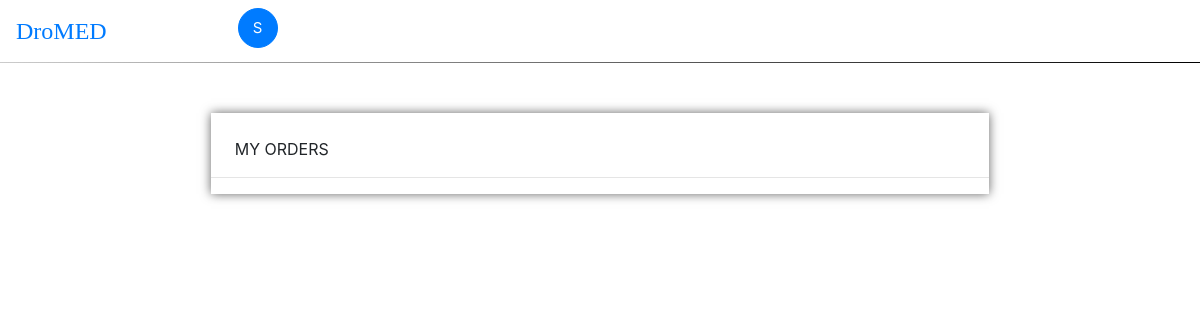
The app's page /cmorders/, older data.
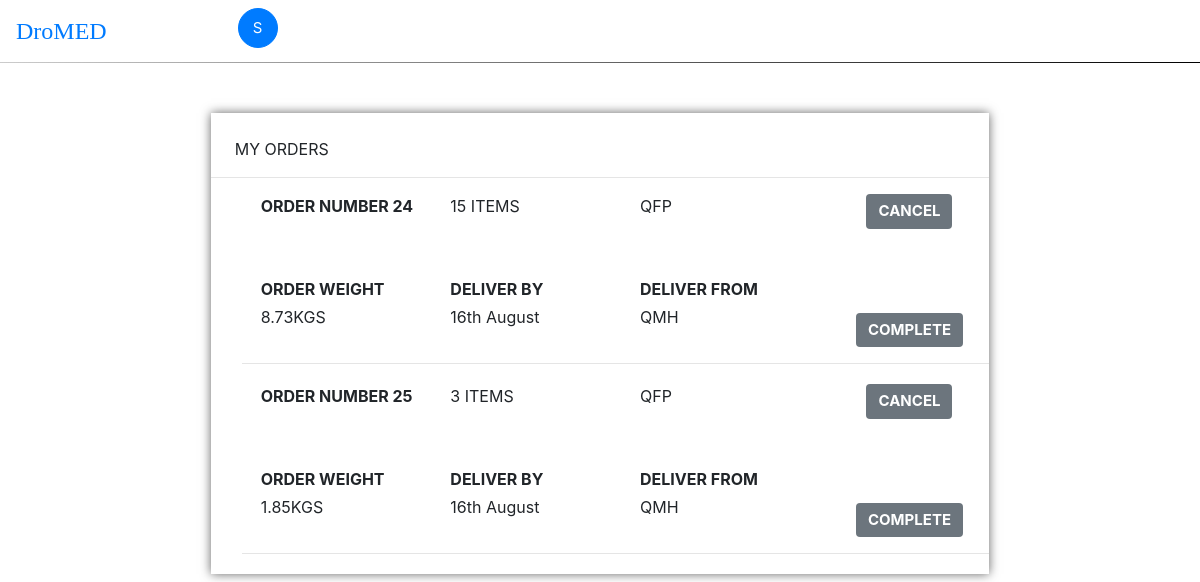
The same page, newer data.
### db/models.py (models this page shows)
class Order(models.Model):
    U = "High"
    I = "Medium"
    L = "Low"
    PRIORITY_SET = (
    (U, 'High'),
    (I, 'Medium'),
    (L, 'Low')
    )
    ORDER_STATUS = (
    ('QFP', 'Queued for Processing'),
    ('PBW', 'Processing by Warehouse'),
    ('QFD', 'Queued for Dispatch'),
    ('QFD2', 'Queued for Dispatch2'),
    ('DIS', 'Dispatched'),
    ('DEL', 'Delivered'))
    TYPE_SET = (
    ('N', 'New'),
    ('D', 'Dequeued'))
    lastorder = 0
    orderNo = models.IntegerField()
    assigned = models.BooleanField(default = False)
    priority = models.CharField(max_length=200, choices = PRIORITY_SET, default = U)
    orderStatus = models.CharField(max_length=200, choices = ORDER_STATUS, default = 'QFP')
    weight = models.FloatField(blank = True, null = True)
    datetime= models.DateField(blank = True, null = True)
    noOfItems = models.IntegerField(blank = True, null = True)
    orderType = models.CharField(max_length=200, choices = TYPE_SET, default = 'N')
    clinicManager_location = models.ForeignKey(ClinicLocation, null = True, blank = True, on_delete=models.SET_NULL)
    username = models.CharField(max_length=200, blank = True, null = True, default = 'Shiven')
    deliveryNo = models.ForeignKey(Delivery, on_delete=models.SET_NULL, blank = True, null = True)
    @classmethod
    def create(cls, orderNo, datetime,clinicManager_location, noOfItems = 0, priority = L, orderStatus = 'QFP', weight = 0, username = 'Shiven'):
        order = cls(orderNo = orderNo, noOfItems = noOfItems, clinicManager_location = clinicManager_location,priority = priority, orderStatus = orderStatus, weight = weight, datetime = datetime, username = username);
        return order
    def __str__(self):
        return str(self.orderNo)

### db/views.py (the view)
# urls.py: path('cmorders/', views.cmorders, name = 'cmorders'),
def cmorders(request):
    context_object_name = 'Orders'
    objects = StoredValues.objects.all()
    clinic = ""
    orders = Order.create(0, None, None)
    for obj in objects:
        user = Users.objects.filter(username = obj.username)
        orders = Order.objects.filter(username = obj.username).exclude(orderStatus = 'DEL')
    context = {
        'Orders': orders,
    }
    print(orders)
    return render(request, 'db/cmorders.html', context)

### db/templates/db/cmorders.html (shortened to what this page needs)
{% extends "db/base.html" %}
{% block content %}
{% load static %}
    <div class="row justify-content-md-center ml-3 mr-3">
        <div class="col-md-8 col-sm-8 col-xs-8 pt-4 pl-0 pr-0 orders">
          <text class = "ml-4 mb-2">MY ORDERS</text>
          <hr>
          {% for order in Orders%}
          <div class = "row justify-content-md-center mb-1 ml-3" id = 'Order{{order.orderNo}}'>
            <div class="col-md-12 col-sm-12 col-xs-12">
              <div class="row justify-content-md-center mb-1 ml-1">
                <div class="col-md-3 col-sm-3 col-xs-3">
                  <strong>ORDER NUMBER {{order.orderNo}}</strong>
                </div>
                <div class = "col-md-3 col-sm-3 col-xs-3">
                  {{order.noOfItems}} ITEMS
                </div>
                <div class = "col-md-3 col-sm-3 col-xs-3">
                  {{order.orderStatus}}
                </div>
                <div class="col-md-3 col-sm-3 col-xs-3 text-center">
                  <button type = "button" class = "btn btn-secondary" style = "border:0;font-size: 15px;" id = '{{order.orderNo}}' onclick="cancel(this.id)"><strong>CANCEL</strong></button>
                </div>
              </div>
            <div class="row justify-content-md-center pt-4 ml-1 mt-4">
                <div class="col-md-3 col-sm-3 col-xs-3">
                  <strong>ORDER WEIGHT</strong>
                </div>
                <div class = "col-md-3 col-sm-3 col-xs-3">
                  <strong>DELIVER BY</strong>
                </div>
                <div class="col-md-3 col-sm-2 col-xs-2">
                  <strong>DELIVER FROM</strong>
                </div>
                <div class = "col-md-3 col-sm-3 col-xs-3">
                </div>
            </div>
            <div class="row justify-content-md-center mb-2 pt-1 ml-1">
                <div class="col-md-3 col-sm-3 col-xs-3">
                  {{order.weight}}KGS
                </div>
                <div class = "col-md-3 col-sm-3 col-xs-3">
                  16th August
                </div>
                <div class="col-md-3 col-sm-3 col-xs-3">
                  QMH
                </div>
                <div class = "col-md-3 col-sm-3 col-xs-2 pt-2 text-center" >
                  <button type = "button" class = "btn btn-secondary" style = "border:0;font-size: 15px;" id = '{{order.orderNo}}' onclick="complete(this.id)"><strong>COMPLETE</strong></button>
                </div>
            </div>
            <hr>
          </div>
        </div>
    {% endfor %}
    </div>
  </div>
{% endblock content %}

Row changes from the older to the newer data that the page shows:
added Order: orderNo "24", noOfItems "15", orderStatus "QFP", weight "8.73"
added Order: orderNo "25", noOfItems "3", orderStatus "QFP", weight "1.85"
